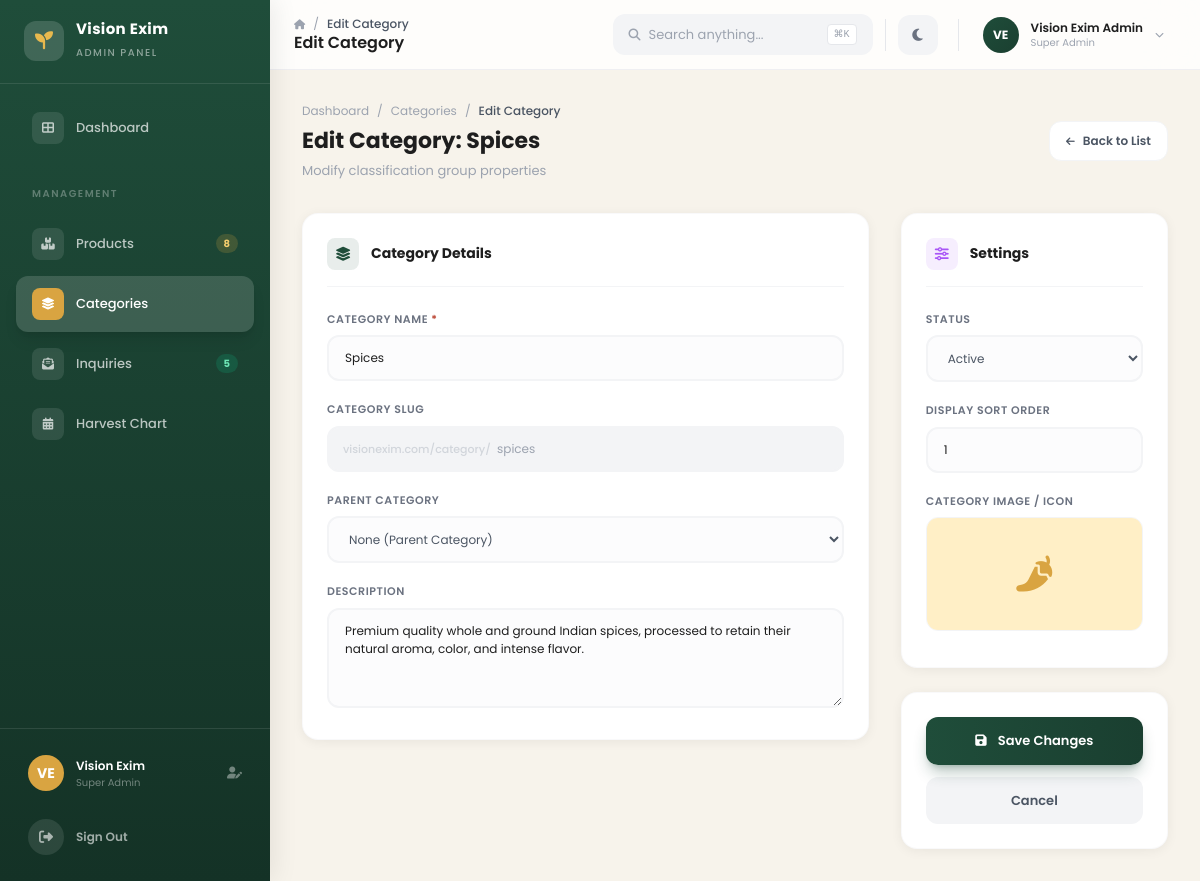
/admin/modules/categories/edit.php?id=1 (signed in), run on the app's committed database.
### tables this page shows
CREATE TABLE IF NOT EXISTS `categories` (
  `id` int(11) NOT NULL,
  `name` varchar(100) NOT NULL,
  `slug` varchar(100) NOT NULL,
  `parent_id` int(11) DEFAULT NULL,
  `description` text,
  `status` varchar(20) NOT NULL DEFAULT 'active',
  `sort_order` int(11) NOT NULL DEFAULT '0',
  `image` varchar(255) DEFAULT NULL,
  `created_at` timestamp NOT NULL DEFAULT CURRENT_TIMESTAMP,
  `updated_at` timestamp NOT NULL DEFAULT CURRENT_TIMESTAMP ON UPDATE CURRENT_TIMESTAMP
);

### admin/modules/categories/edit.php (the view, shortened to what this page needs)
<?php
include '../../includes/db.php';
$id = (int)($_GET['id'] ?? 0);
$stmt = $conn->prepare("SELECT * FROM categories WHERE id = ?");
$stmt->bind_param('i', $id);
$stmt->execute();
$category = $stmt->get_result()->fetch_assoc();
$old_name   = $category['name'];
$old_slug   = $category['slug'];
$old_parent = $category['parent_id'];
$old_desc   = $category['description'];
$old_sort   = $category['sort_order'];
$old_status = $category['status'];
$old_image  = $category['image'];
include '../../includes/header.php';
include '../../includes/sidebar.php';
include '../../includes/navbar.php';
?>
<main class="lg:ml-[270px] pt-[70px] min-h-screen sidebar-transition">
    <div class="p-6 lg:p-8 page-content">
        <div class="flex flex-col sm:flex-row sm:items-center justify-between gap-4 mb-8">
            <div>
                <div class="flex items-center gap-2 text-[12px] text-gray-400 dark:text-slate-500 mb-1">
                    <a href="../../dashboard.php" class="hover:text-spice-green-600 transition-colors">Dashboard</a>
                    <span>/</span>
                    <a href="list.php" class="hover:text-spice-green-600 transition-colors">Categories</a>
                    <span>/</span>
                    <span class="text-gray-600 dark:text-slate-400 font-medium">Edit Category</span>
                </div>
                <h1 class="text-[22px] font-bold text-spice-dark dark:text-white">Edit Category: <?= htmlspecialchars($category['name']) ?></h1>
                <p class="text-[13px] text-gray-400 dark:text-slate-500 mt-1">Modify classification group properties</p>
            </div>
            <div>
                <a href="list.php" class="inline-flex items-center gap-2 px-4 py-2.5 rounded-xl bg-white dark:bg-slate-800 text-gray-600 dark:text-slate-300 border border-gray-100 dark:border-slate-700 text-[12px] font-semibold hover:bg-gray-50 dark:hover:bg-slate-700/50 hover:border-gray-200 transition-all">
                    <i class="fas fa-arrow-left text-[10px]"></i> Back to List
                </a>
            </div>
        </div>
        <form method="POST" action="" enctype="multipart/form-data" id="editForm" class="grid grid-cols-1 lg:grid-cols-3 gap-8">
            <div class="lg:col-span-2 space-y-6">
                <div class="bg-white dark:bg-slate-800 rounded-2xl shadow-card border border-gray-100/50 dark:border-slate-700 p-6">
                    <div class="flex items-center gap-3 border-b border-gray-100 dark:border-slate-700 pb-4 mb-6">
                        <div class="w-8 h-8 rounded-lg bg-spice-green-600/10 dark:bg-spice-green-600/20 flex items-center justify-center text-spice-green-600">
                            <i class="fas fa-layer-group text-sm"></i>
                        </div>
                        <h2 class="text-[14px] font-bold text-spice-dark dark:text-white">Category Details</h2>
                    </div>
                    <div class="grid grid-cols-1 gap-5">
                        <div>
                            <label class="block text-[11px] font-semibold text-gray-500 uppercase tracking-wider mb-2">Category Name <span class="text-spice-chili-500">*</span></label>
                            <input type="text" id="categoryName" name="name" value="<?= htmlspecialchars($old_name) ?>" required
                                   class="w-full px-4 py-3 rounded-xl border-2 border-gray-100 dark:border-slate-700 bg-gray-50/50 dark:bg-slate-700/50 text-[12px] text-spice-dark dark:text-slate-200 focus:border-spice-green-600 focus:bg-white dark:focus:bg-slate-700 focus:ring-4 focus:ring-spice-green-600/10 outline-none transition-all">
                        </div>
                        <div>
                            <label class="block text-[11px] font-semibold text-gray-500 uppercase tracking-wider mb-2">Category Slug</label>
                            <div class="relative">
                                <span class="absolute left-4 top-1/2 -translate-y-1/2 text-gray-300 dark:text-slate-500 text-[11px] font-medium">visionexim.com/category/</span>
                                <input type="text" id="categorySlug" name="slug" value="<?= htmlspecialchars($old_slug) ?>" readonly
                                       class="w-full pl-[168px] pr-4 py-3 rounded-xl border-2 border-gray-100 dark:border-slate-700 bg-gray-100 dark:bg-slate-700/30 text-[12px] text-gray-400 dark:text-slate-500 outline-none select-all">
                            </div>
                        </div>
                        <div>
                            <label class="block text-[11px] font-semibold text-gray-500 uppercase tracking-wider mb-2">Parent Category</label>
                            <select name="parent_id" class="w-full px-4 py-3 rounded-xl border-2 border-gray-100 dark:border-slate-700 bg-gray-50/50 dark:bg-slate-700/50 text-[12px] text-gray-600 dark:text-slate-300 outline-none focus:border-spice-green-600 cursor-pointer">
                                <option value="none" <?= empty($old_parent) ? 'selected' : '' ?>>None (Parent Category)</option>
                            </select>
                        </div>
                        <div>
                            <label class="block text-[11px] font-semibold text-gray-500 uppercase tracking-wider mb-2">Description</label>
                            <textarea rows="4" name="description" placeholder="Description"
                                      class="w-full px-4 py-3 rounded-xl border-2 border-gray-100 dark:border-slate-700 bg-gray-50/50 dark:bg-slate-700/50 text-[12px] text-spice-dark dark:text-slate-200 focus:border-spice-green-600 focus:bg-white dark:focus:bg-slate-700 focus:ring-4 focus:ring-spice-green-600/10 outline-none transition-all"><?= htmlspecialchars($old_desc) ?></textarea>
                        </div>
                    </div>
                </div>
            </div>
            <div class="space-y-6">
                <div class="bg-white dark:bg-slate-800 rounded-2xl shadow-card border border-gray-100/50 dark:border-slate-700 p-6">
                    <div class="flex items-center gap-3 border-b border-gray-100 dark:border-slate-700 pb-4 mb-6">
                        <div class="w-8 h-8 rounded-lg bg-purple-500/10 dark:bg-purple-500/20 flex items-center justify-center text-purple-500">
                            <i class="fas fa-sliders text-sm"></i>
                        </div>
                        <h2 class="text-[14px] font-bold text-spice-dark dark:text-white">Settings</h2>
                    </div>
                    <div class="space-y-5">
                        <div>
                            <label class="block text-[11px] font-semibold text-gray-500 uppercase tracking-wider mb-2">Status</label>
                            <select name="status" class="w-full px-4 py-3 rounded-xl border-2 border-gray-100 dark:border-slate-700 bg-gray-50/50 dark:bg-slate-700/50 text-[12px] text-gray-600 dark:text-slate-300 outline-none focus:border-spice-green-600 cursor-pointer">
                                <option value="active" <?= $old_status === 'active' ? 'selected' : '' ?>>Active</option>
                            </select>
                        </div>
                        <div>
                            <label class="block text-[11px] font-semibold text-gray-500 uppercase tracking-wider mb-2">Display Sort Order</label>
                            <input type="number" name="sort_order" value="<?= $old_sort ?>" min="0"
                                   class="w-full px-4 py-3 rounded-xl border-2 border-gray-100 dark:border-slate-700 bg-gray-50/50 dark:bg-slate-700/50 text-[12px] text-spice-dark dark:text-slate-200 focus:border-spice-green-600 focus:bg-white dark:focus:bg-slate-700 focus:ring-4 focus:ring-spice-green-600/10 outline-none transition-all">
                        </div>
                        <div>
                            <label class="block text-[11px] font-semibold text-gray-500 uppercase tracking-wider mb-2">Category Image / Icon</label>
                            <div class="relative rounded-xl overflow-hidden group border border-gray-100 dark:border-slate-700 mb-3" id="imagePreviewContainer">
                                <?php if (!empty($old_image) && file_exists('../../../' . $old_image)): ?>
                                <img src="../../../<?= htmlspecialchars($old_image) ?>" alt="" id="imgPreview" class="w-full h-32 object-cover">
                                <?php else: ?>
                                <div class="w-full h-28 bg-spice-turmeric-100 dark:bg-slate-700 flex items-center justify-center" id="fallbackIcon">
                                </div>
                                <?php endif; ?>
                            </div>
                        </div>
                    </div>
                </div>
                <div class="bg-white dark:bg-slate-800 rounded-2xl shadow-card border border-gray-100/50 dark:border-slate-700 p-6">
                    <button type="submit"
                            class="w-full py-3.5 rounded-xl bg-gradient-to-r from-spice-green-600 to-spice-green-700 text-white text-[13px] font-semibold hover:from-spice-green-700 hover:to-spice-green-800 transform hover:-translate-y-0.5 active:translate-y-0 transition-all duration-200 shadow-lg shadow-spice-green-600/30 hover:shadow-xl hover:shadow-spice-green-600/40 mb-3">
                        <i class="fas fa-save mr-2"></i> Save Changes
                    </button>
                    <a href="list.php"
                       class="block w-full py-3.5 rounded-xl bg-gray-100 dark:bg-slate-700 text-gray-600 dark:text-slate-300 text-[13px] font-semibold text-center hover:bg-gray-200 dark:hover:bg-slate-600 transition-colors">
                        Cancel
                    </a>
                </div>
            </div>
        </form>
    </div>
</main>
<?php include '../../includes/footer.php'; ?>

### admin/includes/header.php (style rules this page uses)
* { font-family: 'Poppins', sans-serif; }
.sidebar-transition { transition: all 0.3s cubic-bezier(0.4, 0, 0.2, 1); }
.page-content { animation: fadeInUp 0.4s ease-out; }

### data on the page
categories: name "Spices", slug "spices", description "Premium quality whole and ground Indian spices, processed to retain their natural aroma, color, and intense flavor.", status "Active", sort_order "1"

### other printed values
$_sidebar_products "8"
$_sidebar_inquiries "5"
$page_title "Edit Category"
substr($initials, 0, 2) "VE"
$admin_name "Vision Exim Admin"
